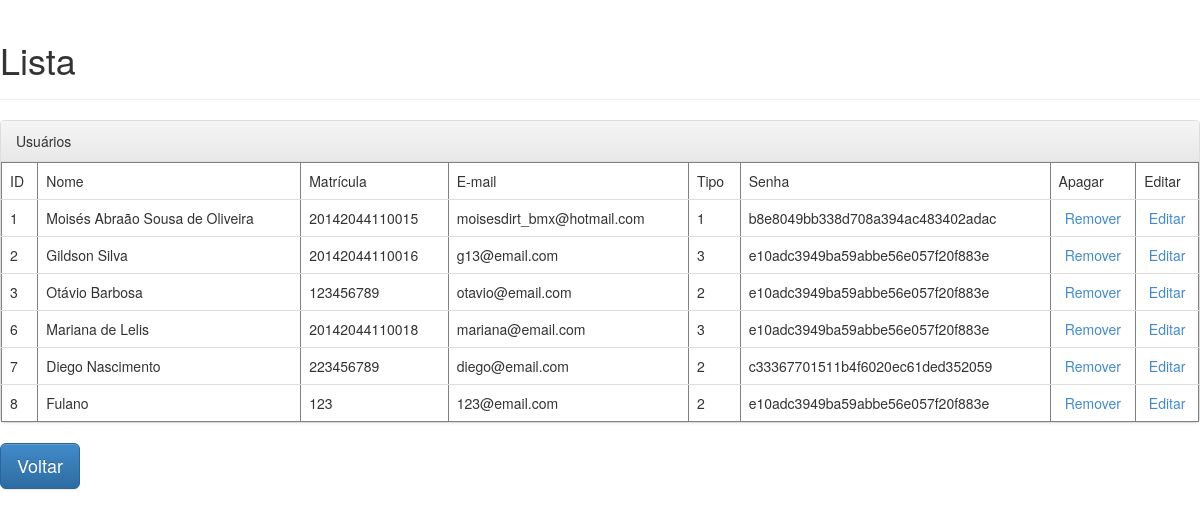
Screenshot of /lista with the database file from the repository.
### projeto/models.py (models this page shows, shortened)
class Usuario(db.Model):
	__tablename__ = 'usuario'
	_id = db.Column(db.Integer, primary_key=True, autoincrement=True)
	usuario = db.Column(db.String(50), unique=True)
	matricula = db.Column(db.String, unique=True)
	email = db.Column(db.String, unique=True)
	senha = db.Column(db.String(32))
	role = db.Column(db.Integer)
	ativo = db.Column(db.Boolean)

### projeto/views/home.py (the view)
@home.route("/lista")
def lista():
	usuarios = Usuario.query.all()
	return render_template("home/lista.html", usuarios=usuarios)

### projeto/templates/home/lista.html (shortened to what this page needs)
<!DOCTYPE html>
<html>
	<head>
		<link rel="stylesheet" href="static/css/bootstrap.min.css">
		<link rel="stylesheet" href="static/css/bootstrap-theme.min.css">
	<body>
		<div class="page-header">
			<h1>Lista</h1>
		</div>
    <div class="panel panel-default">
      <div class="panel-heading">Usuários</div>
        <table class="table" border="1">
          <tr>
          <td>ID</td>
          <td>Nome</td>
          <td>Matrícula</td>
          <td>E-mail</td>
          <td>Tipo</td>
          <td>Senha</td>
          <td>Apagar</td>
          <td>Editar</td>
        </tr>
        {% for usuario in usuarios %}
          <tr>
            <td>{{ usuario._id }}</td>
            <td>{{ usuario.usuario }}</td>
            <td>{{ usuario.matricula }}</td>
            <td>{{ usuario.email }}</td>
            <td>{{ usuario.role }}</td>
            <td>{{ usuario.senha}}</td>
            <td><center><a href="/excluir/{{ usuario._id }}">Remover</a></center></td>
             <td><center><a href="#">Editar</a></center></td>
          </tr>
        {% endfor %}
        </table>
      </div>
		<a class="btn btn-primary btn-lg" href="{{ url_for('home.login') }}" role="button">Voltar</a>
	</body>
</html>

### rows the page displays
Usuario: _id "1", usuario "Moisés Abraão Sousa de Oliveira", matricula "20142044110015", email "moisesdirt_bmx@hotmail.com", role "1", senha "b8e8049bb338d708a394ac483402adac"
Usuario: _id "2", usuario "Gildson Silva", matricula "20142044110016", email "g13@email.com", role "3", senha "e10adc3949ba59abbe56e057f20f883e"
Usuario: _id "3", usuario "Otávio Barbosa", matricula "123456789", email "otavio@email.com", role "2", senha "e10adc3949ba59abbe56e057f20f883e"
Usuario: _id "6", usuario "Mariana de Lelis", matricula "20142044110018", email "mariana@email.com", role "3", senha "e10adc3949ba59abbe56e057f20f883e"
Usuario: _id "7", usuario "Diego Nascimento", matricula "223456789", email "diego@email.com", role "2", senha "c33367701511b4f6020ec61ded352059"
Usuario: _id "8", usuario "Fulano", matricula "123", email "123@email.com", role "2", senha "e10adc3949ba59abbe56e057f20f883e"
